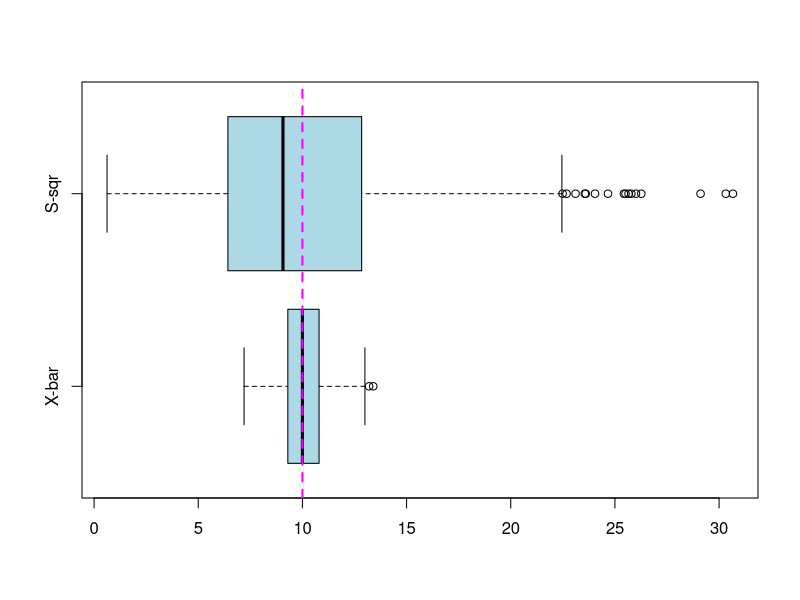

The R source for this figure:
## ---- chunk 1
require("knitr")
opts_knit$set(root.dir = "C:/Users/Denny/Dropbox/Uni/Elements of Statistics/Elements-of-Stats-Lab/")
## ---- chunk 2
p=0.975

qnorm(p)
qnorm(p, 5, 3) # N(5,3^2)
qt(p, 5) # t-dist with 5 degrees of freedom
qchisq(p, 5) # chisq with 5 degrees of freedom
qf(p, 12, 4) # F dist
## ---- chunk 3
PTweight <- read.table("data/PTweight.txt")
## ---- chunk 4
x <- PTweight[1:5, 2] # control values
t.test(x, conf.level = 0.9) # 90% CI

y <- PTweight[6:10, 2]
t.test(x, y, var.equal = TRUE) # two means, unknown sigma, common sigma
## ---- chunk 5
var.test(x,y)
## ---- chunk 6
lambda <- 10
B <- 1000 # simulation no.
n <- 10 # sample size
xbar <- 1:B # initialise a vector for xbar and s2
s2 <- 1:B

for (b in 1:B){
  x <- rpois(n, lambda) # 10 random samples from poisson
  xbar[b] <- mean(x)
  s2[b] <- var(x)
}
## ---- chunk 7
mean(xbar)
mean(s2)
var(xbar)
var(s2)
## ---- chunk 8
boxplot(xbar, s2, names = c("X-bar", "S-sqr"), col = "lightblue", horizontal = TRUE)

abline(v = lambda, lty = 2, lwd = 2, col = "magenta") # draw a dashed vertical line
## ---- chunk 9
invadopodia <- read.table("data/invadopodia.txt")
## ---- chunk 10
# condition = 1 is no treatment
x1 <- invadopodia[invadopodia$Condition == 1, 2] # all rows with Condition == 1 and col 2
x2 <- invadopodia[invadopodia$Condition == 2, 2] # isopropile treatment
n <- length(x1)
m <- length(x2)
xbar1 <- mean(x1)
xbar2 <- mean(x2)
## ---- chunk 11
xbar1 + c(-1,1)*1.96*sqrt(xbar1/n)
xbar2 + c(-1,1)*1.96*sqrt(xbar2/m)
## ---- chunk 12
xbar1 - xbar2 +c(-1,1)*1.96*sqrt(xbar1/n + xbar2/m)
## ---- chunk 13
sample(c("tails","heads"), 10, replace=TRUE) # tossing a coin 10 times
## ---- chunk 14
sample(c("tails","heads"), 10, prob=c(0.2, 0.8), replace=TRUE)
## ---- chunk 15
x3 <- invadopodia[invadopodia$Condition == 3, 2] # propile
x4 <- invadopodia[invadopodia$Condition == 4, 2] # isopropile and propile
n <- length(x3)
m <- length(x4)
xbar3 <- mean(x3)
xbar4 <- mean(x4)

# 95% CI for lambda3 and lambda4
xbar3 + c(-1,1)*1.96*sqrt(xbar3/n)
xbar4 + c(-1,1)*1.96*sqrt(xbar4/n)
## ---- chunk 16
xbar3 - xbar4 + c(-1,1)*1.96*sqrt(xbar3/n + xbar4/m)
## ---- chunk 17
x <- c(10.39, 10.43, 9.99,11.17,8.91,11.20,11.38,7.74,10.61,11.11)
xbar <- mean(x)
s <- sd(x)
## ---- chunk 18
t.test(x, conf.level = 0.75)
## ---- chunk 19
theta = 0.6
n = 10
B = 1000 # 1000 simulations
xbar = 1:B
s2 = 1:B

for (b in 1:B) {
  x <- sample(c(0,1,2), n, prob = c(1-theta, 3*theta/4, theta/4), replace = TRUE)
  xbar[b] <- mean(x)
  s2[b] <- var(x)
}
## ---- chunk 20
mean(xbar)
## ---- chunk 21
mean(4*xbar/5)
## ---- chunk 22
counts <- 1:B
for (b in 1:B) {
  x <- sample(c(0,1,2), n, prob = c(1-theta, 3*theta/4, theta/4), replace = TRUE)
  
  count <- 0
  for (i in 1:n) {
    if (x[i]==0) {
      count <- count + 1
    }
  }

  counts[b] <- count
  
  }
## ---- chunk 23
mean(counts)
## ---- chunk 24
mean(1-(1/n)*counts)
## ---- chunk 25
((4/5)^2)*var(xbar)

((1/10)^2)*var(counts)
